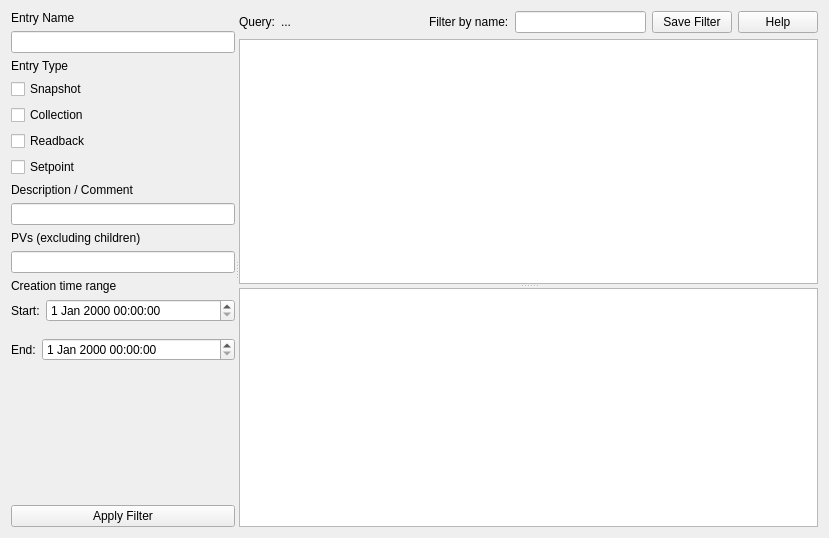
<?xml version="1.0" encoding="UTF-8"?>
<ui version="4.0">
 <class>Form</class>
 <widget class="QWidget" name="Form">
  <property name="geometry">
   <rect>
    <x>0</x>
    <y>0</y>
    <width>829</width>
    <height>538</height>
   </rect>
  </property>
  <property name="windowTitle">
   <string>Form</string>
  </property>
  <layout class="QHBoxLayout" name="horizontalLayout_2">
   <item>
    <widget class="QSplitter" name="splitter">
     <property name="orientation">
      <enum>Qt::Horizontal</enum>
     </property>
     <widget class="QWidget" name="verticalLayoutWidget">
      <layout class="QVBoxLayout" name="options_vlayout">
       <item>
        <widget class="QLabel" name="name_label">
         <property name="sizePolicy">
          <sizepolicy hsizetype="Preferred" vsizetype="Maximum">
           <horstretch>0</horstretch>
           <verstretch>0</verstretch>
          </sizepolicy>
         </property>
         <property name="text">
          <string>Entry Name</string>
         </property>
        </widget>
       </item>
       <item>
        <widget class="QLineEdit" name="name_line_edit"/>
       </item>
       <item>
        <widget class="QLabel" name="type_label">
         <property name="text">
          <string>Entry Type</string>
         </property>
        </widget>
       </item>
       <item>
        <widget class="QCheckBox" name="snapshot_checkbox">
         <property name="text">
          <string>Snapshot</string>
         </property>
        </widget>
       </item>
       <item>
        <widget class="QCheckBox" name="collection_checkbox">
         <property name="text">
          <string>Collection</string>
         </property>
        </widget>
       </item>
       <item>
        <widget class="QCheckBox" name="readback_checkbox">
         <property name="text">
          <string>Readback</string>
         </property>
        </widget>
       </item>
       <item>
        <widget class="QCheckBox" name="setpoint_checkbox">
         <property name="text">
          <string>Setpoint</string>
         </property>
        </widget>
       </item>
       <item>
        <widget class="QLabel" name="desc_label">
         <property name="text">
          <string>Description / Comment</string>
         </property>
        </widget>
       </item>
       <item>
        <widget class="QLineEdit" name="desc_line_edit"/>
       </item>
       <item>
        <widget class="QLabel" name="pv_label">
         <property name="text">
          <string>PVs (excluding children)</string>
         </property>
        </widget>
       </item>
       <item>
        <widget class="QLineEdit" name="pv_line_edit"/>
       </item>
       <item>
        <widget class="QLabel" name="time_label">
         <property name="text">
          <string>Creation time range</string>
         </property>
        </widget>
       </item>
       <item>
        <layout class="QHBoxLayout" name="start_dt_hlayout">
         <property name="topMargin">
          <number>0</number>
         </property>
         <item>
          <widget class="QLabel" name="start_time_label">
           <property name="sizePolicy">
            <sizepolicy hsizetype="Maximum" vsizetype="Preferred">
             <horstretch>0</horstretch>
             <verstretch>0</verstretch>
            </sizepolicy>
           </property>
           <property name="text">
            <string>Start:</string>
           </property>
          </widget>
         </item>
         <item>
          <widget class="QDateTimeEdit" name="start_dt_edit"/>
         </item>
        </layout>
       </item>
       <item>
        <layout class="QHBoxLayout" name="end_dt_hlayout">
         <property name="topMargin">
          <number>10</number>
         </property>
         <item>
          <widget class="QLabel" name="end_time_label">
           <property name="sizePolicy">
            <sizepolicy hsizetype="Maximum" vsizetype="Preferred">
             <horstretch>0</horstretch>
             <verstretch>0</verstretch>
            </sizepolicy>
           </property>
           <property name="text">
            <string>End:</string>
           </property>
          </widget>
         </item>
         <item>
          <widget class="QDateTimeEdit" name="end_dt_edit"/>
         </item>
        </layout>
       </item>
       <item>
        <spacer name="verticalSpacer">
         <property name="orientation">
          <enum>Qt::Vertical</enum>
         </property>
         <property name="sizeHint" stdset="0">
          <size>
           <width>20</width>
           <height>40</height>
          </size>
         </property>
        </spacer>
       </item>
       <item>
        <widget class="QPushButton" name="apply_filter_button">
         <property name="text">
          <string>Apply Filter</string>
         </property>
        </widget>
       </item>
      </layout>
     </widget>
     <widget class="QSplitter" name="right_splitter">
      <property name="orientation">
       <enum>Qt::Vertical</enum>
      </property>
      <widget class="QWidget" name="verticalLayoutWidget_2">
       <layout class="QVBoxLayout" name="result_vlayout">
        <item>
         <layout class="QHBoxLayout" name="filter_summary_hlayout">
          <property name="topMargin">
           <number>0</number>
          </property>
          <item>
           <widget class="QLabel" name="query_label">
            <property name="text">
             <string>Query:</string>
            </property>
           </widget>
          </item>
          <item>
           <widget class="QLabel" name="query_details_label">
            <property name="sizePolicy">
             <sizepolicy hsizetype="Maximum" vsizetype="Preferred">
              <horstretch>0</horstretch>
              <verstretch>0</verstretch>
             </sizepolicy>
            </property>
            <property name="text">
             <string>...</string>
            </property>
           </widget>
          </item>
          <item>
           <spacer name="horizontalSpacer">
            <property name="orientation">
             <enum>Qt::Horizontal</enum>
            </property>
            <property name="sizeHint" stdset="0">
             <size>
              <width>40</width>
              <height>20</height>
             </size>
            </property>
           </spacer>
          </item>
          <item>
           <widget class="QLabel" name="name_subfilter_label">
            <property name="text">
             <string>Filter by name:</string>
            </property>
           </widget>
          </item>
          <item>
           <widget class="QLineEdit" name="name_subfilter_line_edit"/>
          </item>
          <item>
           <widget class="QPushButton" name="save_filter_buton">
            <property name="text">
             <string>Save Filter</string>
            </property>
           </widget>
          </item>
          <item>
           <widget class="QPushButton" name="help_button">
            <property name="text">
             <string>Help</string>
            </property>
           </widget>
          </item>
         </layout>
        </item>
        <item>
         <widget class="QTableView" name="results_table_view"/>
        </item>
       </layout>
      </widget>
      <widget class="QTableView" name="filter_table_view"/>
     </widget>
    </widget>
   </item>
  </layout>
 </widget>
 <resources/>
 <connections/>
</ui>
